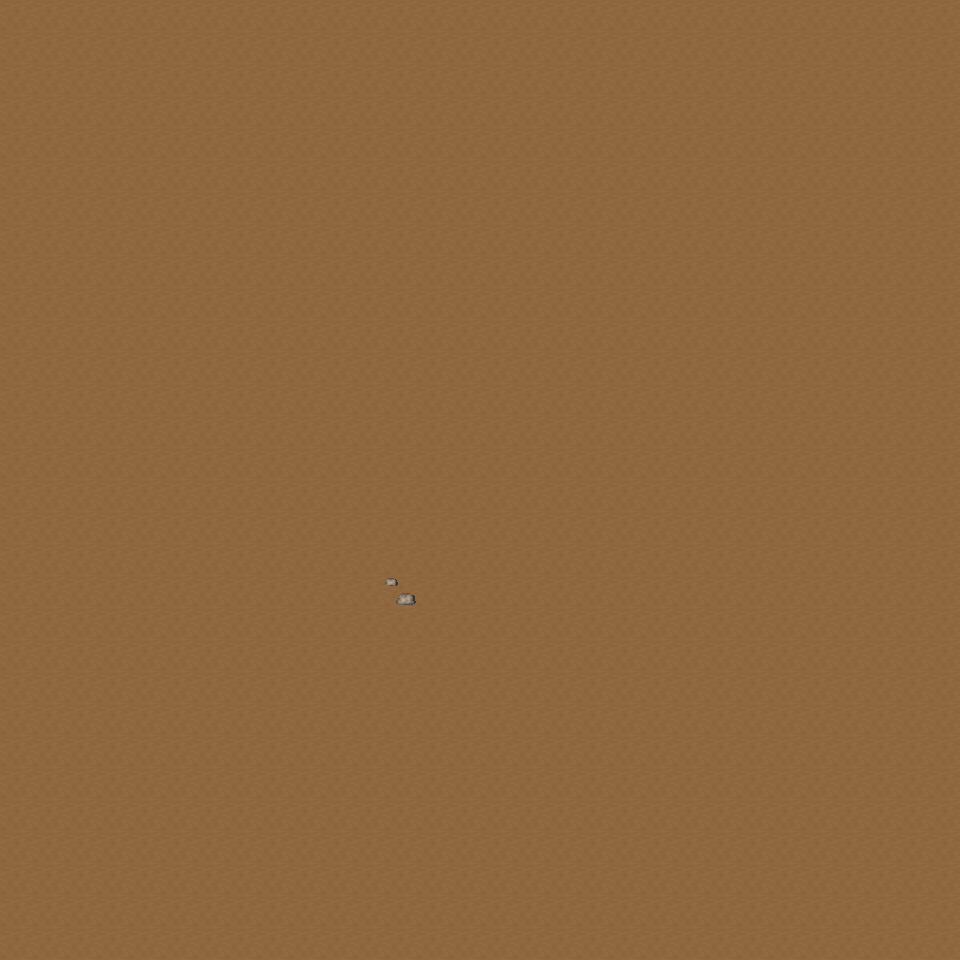

Rendered tile map (Tiled .tmx) drawn with the repository's tilesets; below, a short description and the map source with its tile grids summarised:
An orthogonal 30x30 tile map with 32x32 px tiles, 6 tile layers (Ground, Object, Object2, Above, ...), 19 tilesets and 3 objects (3x mapExit).

<map version="1.0" orientation="orthogonal" renderorder="right-down" width="30" height="30" tilewidth="32" tileheight="32" nextobjectid="4">
  <tileset firstgid="1" name="tileset_ground_ground" tilewidth="32" tileheight="32" tilecount="33" columns="3">
    <image source="../drawable/tileset_ground_ground.png" width="96" height="352" />
  </tileset>
  <tileset firstgid="34" name="tileset_ground_ridge_earth_dark" tilewidth="32" tileheight="32" tilecount="96" columns="12">
    <image source="../drawable/tileset_ground_ridge_earth_dark.png" width="384" height="256" />
  </tileset>
  <tileset firstgid="130" name="tileset_ground_rock_pebbles" tilewidth="32" tileheight="32" tilecount="3" columns="1">
    <image source="../drawable/tileset_ground_rock_pebbles.png" width="32" height="96" />
  </tileset>
  <tileset firstgid="133" name="tileset_ground_earth_edges" tilewidth="32" tileheight="32" tilecount="18" columns="6">
    <image source="../drawable/tileset_ground_earth_edges.png" width="192" height="96" />
  </tileset>
  <tileset firstgid="151" name="tileset_plant_leaves" tilewidth="32" tileheight="32" tilecount="8" columns="4">
    <image source="../drawable/tileset_plant_leaves.png" width="128" height="64" />
  </tileset>
  <tileset firstgid="159" name="tileset_plant_flower_daisy_yellow" tilewidth="32" tileheight="32" tilecount="8" columns="2">
    <image source="../drawable/tileset_plant_flower_daisy_yellow.png" width="64" height="128" />
  </tileset>
  <tileset firstgid="167" name="tileset_plant_grasses" tilewidth="32" tileheight="32" tilecount="6" columns="3">
    <image source="../drawable/tileset_plant_grasses.png" width="96" height="64" />
  </tileset>
  <tileset firstgid="173" name="tileset_ground_cobbled_paving" tilewidth="32" tileheight="32" tilecount="1" columns="1">
    <image source="../drawable/tileset_ground_cobbled_paving.png" width="32" height="32" />
  </tileset>
  <tileset firstgid="174" name="tileset_plant_flower_daisy_white" tilewidth="32" tileheight="32" tilecount="8" columns="2">
    <image source="../drawable/tileset_plant_flower_daisy_white.png" width="64" height="128" />
  </tileset>
  <tileset firstgid="182" name="tileset_plant_flower_daisy_red" tilewidth="32" tileheight="32" tilecount="8" columns="2">
    <image source="../drawable/tileset_plant_flower_daisy_red.png" width="64" height="128" />
  </tileset>
  <tileset firstgid="190" name="tileset_logic_collision" tilewidth="32" tileheight="32" tilecount="1" columns="1">
    <image source="../drawable/tileset_logic_collision.png" width="32" height="32" />
  </tileset>
  <tileset firstgid="191" name="tileset_logic_creature_sheepman" tilewidth="32" tileheight="32" tilecount="4" columns="4">
    <image source="../drawable/tileset_logic_creature_sheepman.png" width="128" height="32" />
  </tileset>
  <tileset firstgid="195" name="tileset_object_tan_tent" tilewidth="32" tileheight="32" tilecount="25" columns="5">
    <image source="../drawable/tileset_object_tan_tent.png" width="160" height="160" />
  </tileset>
  <tileset firstgid="220" name="tileset_item_campfires" tilewidth="32" tileheight="32" tilecount="2" columns="2">
    <image source="../drawable/tileset_item_campfires.png" width="64" height="32" />
  </tileset>
  <tileset firstgid="222" name="tileset_plant_tree_dead_tree_4" tilewidth="32" tileheight="32" tilecount="20" columns="4">
    <image source="../drawable/tileset_plant_tree_dead_tree_4.png" width="128" height="160" />
  </tileset>
  <tileset firstgid="242" name="tileset_plant_tree_fall_trees" tilewidth="32" tileheight="32" tilecount="40" columns="8">
    <image source="../drawable/tileset_plant_tree_fall_trees.png" width="256" height="160" />
  </tileset>
  <tileset firstgid="282" name="tileset_object_well_hoist" tilewidth="32" tileheight="32" tilecount="9" columns="3">
    <image source="../drawable/tileset_object_well_hoist.png" width="96" height="96" />
  </tileset>
  <tileset firstgid="291" name="tileset_logic_creature_mutant" tilewidth="32" tileheight="32" tilecount="7" columns="7">
    <image source="../drawable/tileset_logic_creature_mutant.png" width="224" height="32" />
  </tileset>
  <tileset firstgid="298" name="tileset_ground_grass_edges" tilewidth="32" tileheight="32" tilecount="36" columns="12">
    <image source="../drawable/tileset_ground_grass_edges.png" width="384" height="96" />
  </tileset>
  <layer name="Ground" width="30" height="30">
    <data>[900 cells, 900 non-empty, 1 distinct tile ids]</data>
  </layer>
  <layer name="Object" width="30" height="30">
    <data>[900 cells, 1 non-empty, 1 distinct tile ids]</data>
  </layer>
  <layer name="Object2" width="30" height="30">
    <data>[900 cells, 0 non-empty, 0 distinct tile ids]</data>
  </layer>
  <layer name="Above" width="30" height="30">
    <data>[900 cells, 0 non-empty, 0 distinct tile ids]</data>
  </layer>
  <layer name="Above2" width="30" height="30">
    <data>[900 cells, 0 non-empty, 0 distinct tile ids]</data>
  </layer>
  <layer name="Walkable" width="30" height="30">
    <data>[900 cells, 0 non-empty, 0 distinct tile ids]</data>
  </layer>
  <objectgroup name="MapEvents">
    <object id="1" name="south" type="mapExit" x="0" y="928" width="960" height="32">
      <properties>
        <property name="map" value="level_0_x86_y26" />
        <property name="x" value="0" />
        <property name="y" value="1" />
      </properties>
    </object>
    <object id="2" name="west" type="mapExit" x="0" y="0" width="32" height="960">
      <properties>
        <property name="map" value="level_0_x85_y25" />
        <property name="x" value="28" />
        <property name="y" value="0" />
      </properties>
    </object>
    <object id="3" name="east" type="mapExit" x="928" y="0" width="32" height="960">
      <properties>
        <property name="map" value="level_0_x87_y25" />
        <property name="x" value="1" />
        <property name="y" value="0" />
      </properties>
    </object>
  </objectgroup>
</map>
